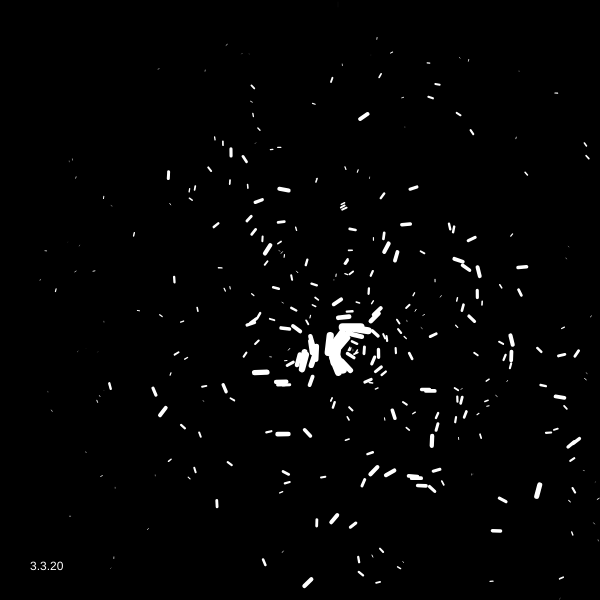
Frame 1 (no input)
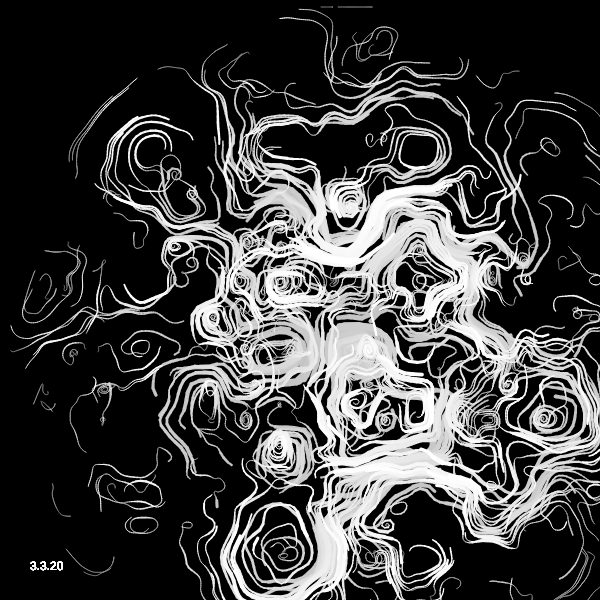
Frame 60 (no input)
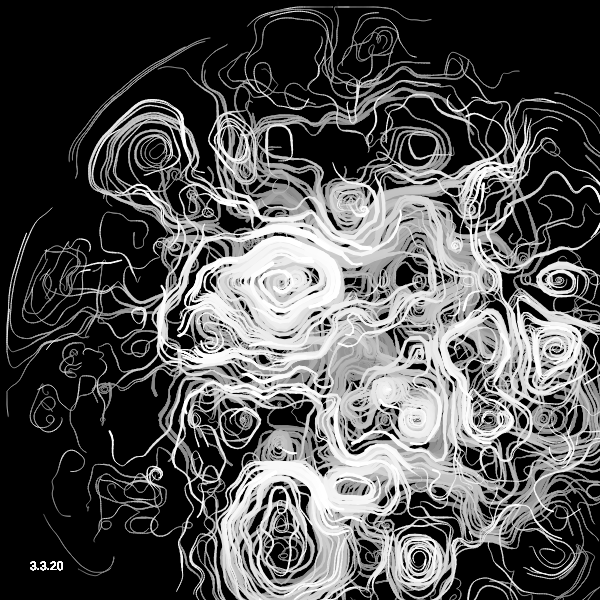
Frame 120 (the mouse pressed at the canvas centre since frame 60)

The p5.js sketch that drew these frames (run headless with seeded random() and noise() and a simulated clock; from frame 60 on, the mouse is pressed at the canvas centre):

// p5.js sketch
// ── sketch.js
//Mod of mslijkhuis curl noise
// Resources:
// Kniss and Hart - Volume effects: modeling smoke, fire, and clouds - presentation: https://slideplayer.com/slide/5058681/
// Bridson - Curl-Noise for Procedural Fluid Flow - paper: https://www.cs.ubc.ca/~rbridson/docs/bridson-siggraph2007-curlnoise.pdf presentation: https://www.youtube.com/watch?v=K7ObYXr1egg

var detail = 0.05; // How small the details in the noise should be (making it too small will cause stability issues due to potentially dropping below the continuity threshold for the curl calculation)
var pot_scale = 20; // Scale the potential and with it the max. speed of the particles
var dx = .0001; // Half the step size for the finite difference derivative approx.
var view_scale = 7; // Scale the whole thing

var nx = 100; // x resolution of the velocity field
var ny = 100; // y resolution of the velocity field
var vel = []; // velocity field array
var particles = []; // particle array
var num_particles = 400; // number of particles

function setup() {
  createCanvas(600, 600);
  background(0);
  loadPixels();
  
  // Init the velocity field
  for (var i=0; i<nx*ny; ++i) {
    vel[i] = {"x": 0, "y": 0};
  }
  // Generate the particles
  seed_particles(particles, num_particles);
}

// Randomly distribute particles in a disk shape
//==================================================================================================
function seed_particles(parts, num) {
  var center_x = nx / 2;
  var center_y = ny / 2;
  var radius = min(nx / 2, ny / 2);
  for (var p=0; p<num; ++p) {
    var rangle = random() * TWO_PI;
    var rdist = random() * radius;
    parts[p] = {"x": center_x + cos(rangle) * rdist, "y": center_y + sin(rangle) * rdist, "len": 0};
    parts[p].px = parts[p].x;
    parts[p].py = parts[p].y;
  }
}

// Calculate the potential at a point in 2D space and time (in this case just some 2D perlin noise)
//==================================================================================================
// It's scaled relative to the distance from the center to keep particles from flying out
//--------------------------------------------------------------------------------------------------
function get_potential(x, y, res_x, res_y, time) {
  var distmult = pow(1 / (min(res_x, res_y)/2), 2);
  var dist_center = max(1 - (pow(x - res_x/2, 2) + pow(y - res_y/2, 2)) * distmult, 0);
  return (noise(x*detail, y*detail, time) * 2 - 1) * pot_scale * dist_center;
}

// Calculate the velocity from the curl of the potential
//==================================================================================================
// Basically it gives a vector perpendicular to the gradient.
//This makes the particles flow alongside each other indefinitely (aka divergence free) and not all ending up lumped together (which is what happens when you use noise as the velocity directly)
// It's really just a combination of a 2D cross product (-y,x) (perpendicular) and a finite difference ((x-dx) - (x+dx)) approx. of the derivative (gradient)
//--------------------------------------------------------------------------------------------------
function vel_from_pot(vel_arr, res_x, res_y) {
  var time = frameCount * 0.005;
  for (var y=1; y<res_y-1; ++y) {
    for (var x=1; x<res_x-1; ++x) {
      vel_arr[IX(x,y)] = {"x": -(get_potential(x,y+dx, res_x, res_y, time) - get_potential(x,y-dx, res_x, res_y, time)) / (2*dx), 
                          "y":  (get_potential(x+dx,y, res_x, res_y, time) - get_potential(x-dx,y, res_x, res_y, time)) / (2*dx)};
    }
  }
}

// Update the velocity field, advect the particles through it and draw them
//==================================================================================================
function draw() {
  // Update  velocities
  vel_from_pot(vel, nx, ny);
  // Fade effect for the trails
  fill(0, 0, 0, 1);
  noStroke();
  rect(0,0,width,height);
  // Loop through the particles
  for (var p=0; p<num_particles; ++p) {
    // Advect the particle through the velocity field
    advect_particle(particles[p], vel, nx, ny);
    // Calculate a nice stroke color and weight based on the velocity of the particle
    stroke(255);
    strokeWeight(particles[p].len * 3);
    // Draw a line between the previous position and the new position
    line(particles[p].px * view_scale, particles[p].py * view_scale, particles[p].x * view_scale, particles[p].y * view_scale);
    // Set the previous position to the new position
    particles[p].px = particles[p].x;
    particles[p].py = particles[p].y;
  }
  noStroke();
  fill(255);
  text("3.3.20", 30, height - 30);
}


function IX(x, y) {
  return x + y * nx;
}

// Bilinear sampling of a 2D field of 2D vectors
//==================================================================================================
function sample_2d(arr, x, y, res_x, res_y) {
  x = min(max(x, 0), res_x-2);
  y = min(max(y, 0), res_y-2);
  var ix = floor(x);
  var iy = floor(y);
  var s0 = arr[IX(ix,   iy  )];
  var s1 = arr[IX(ix+1, iy  )];
  var s2 = arr[IX(ix,   iy+1)];
  var s3 = arr[IX(ix+1, iy+1)];
  var tx = x - ix;
  var ty = y - iy;
  var sx0 = {"x": s0.x + (s1.x - s0.x) * tx, "y": s0.y + (s1.y - s0.y) * tx};
  var sx1 = {"x": s2.x + (s3.x - s2.x) * tx, "y": s2.y + (s3.y - s2.y) * tx};
  return {"x": sx0.x + (sx1.x - sx0.x) * ty, "y": sx0.y + (sx1.y - sx0.y) * ty};
}

// 3rd order Runge-Kutta particle advection (probably a bit overkill but I already had it)
//==================================================================================================
function advect_particle(p, vel_arr, res_x, res_y) {
  var h = 0.1;
  var steps = 1 / h;
  var ox = p.x;
  var oy = p.y;
  // RK3
  var k1, k2, k3, tx, ty;
  for (var s = 0; s < steps; ++s) {
    k1 = sample_2d(vel_arr, p.x, p.y, res_x, res_y);
    tx = p.x + k1.x * 0.5 * h;
    ty = p.y + k1.y * 0.5 * h;
    k2 = sample_2d(vel_arr, tx, ty, res_x, res_y);
    tx = tx + k2.x * 2.0 * h;
    ty = ty + k2.y * 2.0 * h;
    k3 = sample_2d(vel_arr, tx, ty, res_x, res_y);
    p.x += k3.x * h;
    p.y += k3.y * h;
  }
  
  p.len = sqrt(pow(p.x-ox,2) + pow(p.y-oy,2));
  
  if (p.x < 1) p.x = 1;
  if (p.x > width-2) p.x = width-2;
  if (p.y < 1) p.y = 1;
  if (p.y > height-2) p.y = height-2;
}
